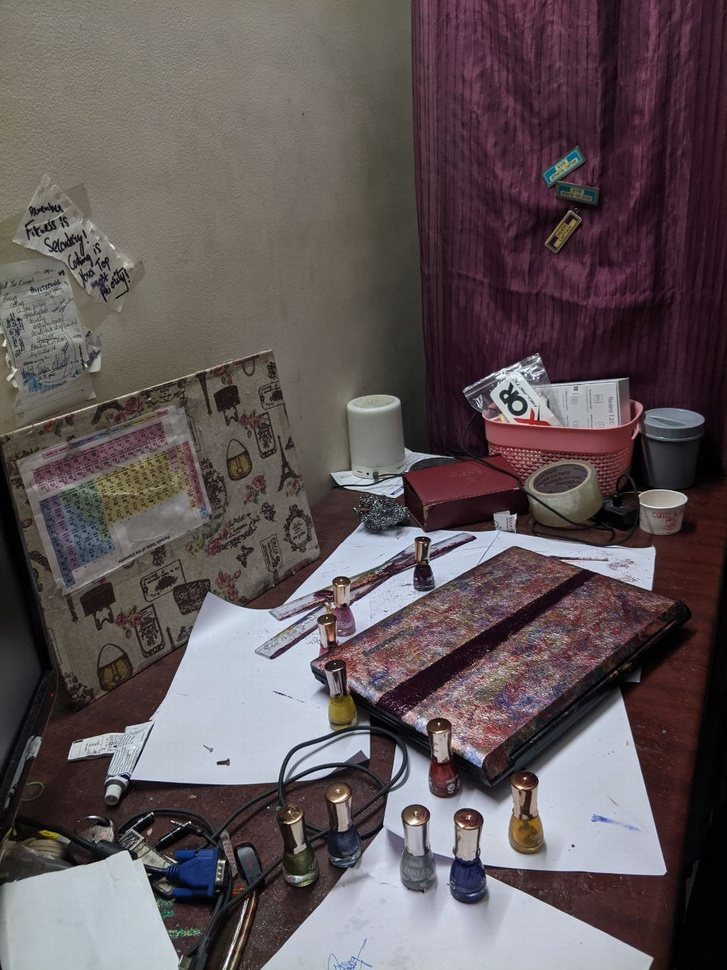
#> input picture PyStuff/TransferLearningStuff/DepthEstimation/Images/1.jpg, 727 x 970 px, shrunk from 960 x 1280 before the run, found by its file name
$ python ImgBinding.py
#> lines starting #> are read from the running program, lines starting #| are printed output that depends on the picture; pictures that were not available may be replaced by others from this repository, and a replacement may not be noted
import numpy as np
from PIL import Image
import matplotlib.pyplot as plt

img1 = Image.open("Images/1.jpg").convert("RGB")
#> img1 is the input picture: PIL image 727x970 RGB; mean R, G, B 96.4, 85.9, 88.2
img1_ar = np.array(img1)

img2 = Image.open("Images/2.jpg").convert("RGB")
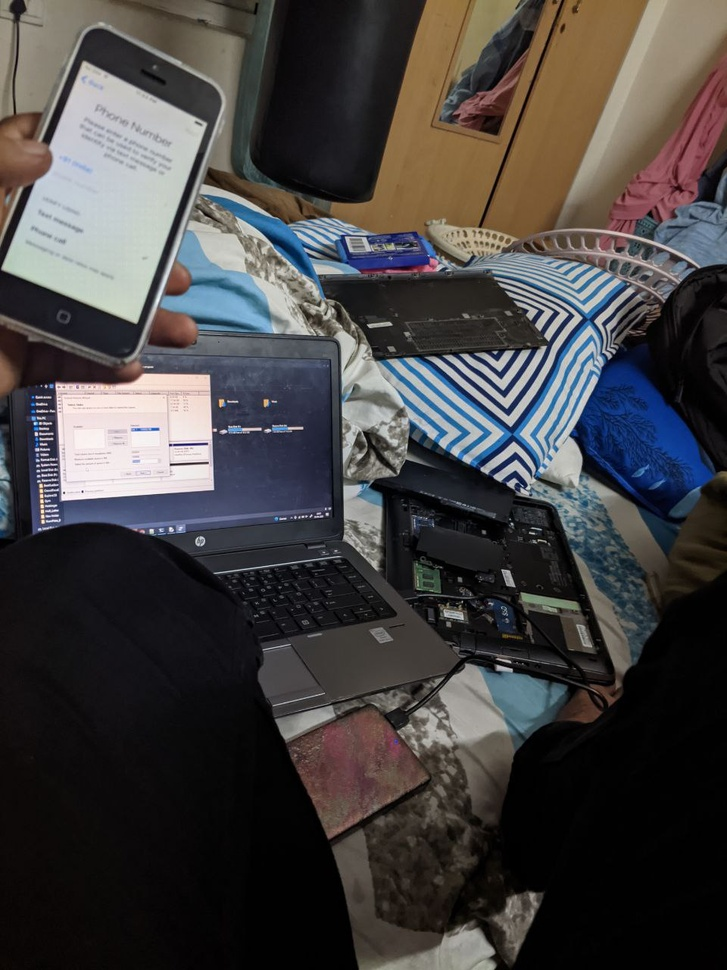
#> input picture PyStuff/TransferLearningStuff/DepthEstimation/Images/2.jpg, 727 x 970 px, shrunk from 960 x 1280 before the run, found by its file name
#> img2 is the input picture: PIL image 727x970 RGB; mean R, G, B 68.2, 65.8, 65.9
img2_ar = np.array(img2)

img3 = Image.open("Images/3.jpg").convert("RGB")
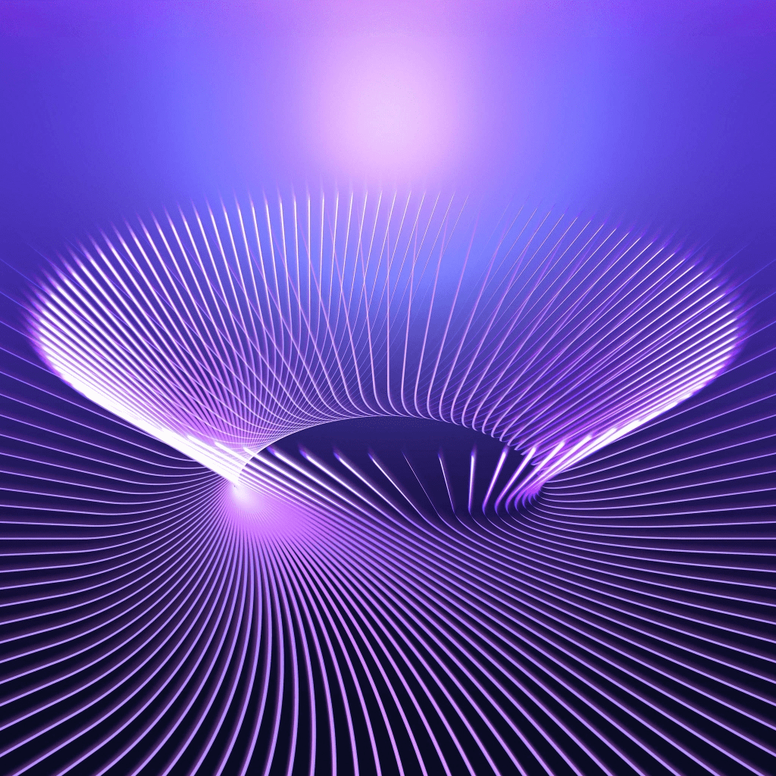
#> input picture PyStuff/Stegnography/OldStuff/ASCIIout/Img_Stuff/3.png, 776 x 776 px, shrunk from 1024 x 1024 before the run, given in place of 3.jpg, which was not available
#> img3 is the input picture: PIL image 776x776 RGB; mean R, G, B 103, 77.5, 173.4
img3_ar = np.array(img3)

img4 = Image.open("Images/4.jpg").convert("RGB")
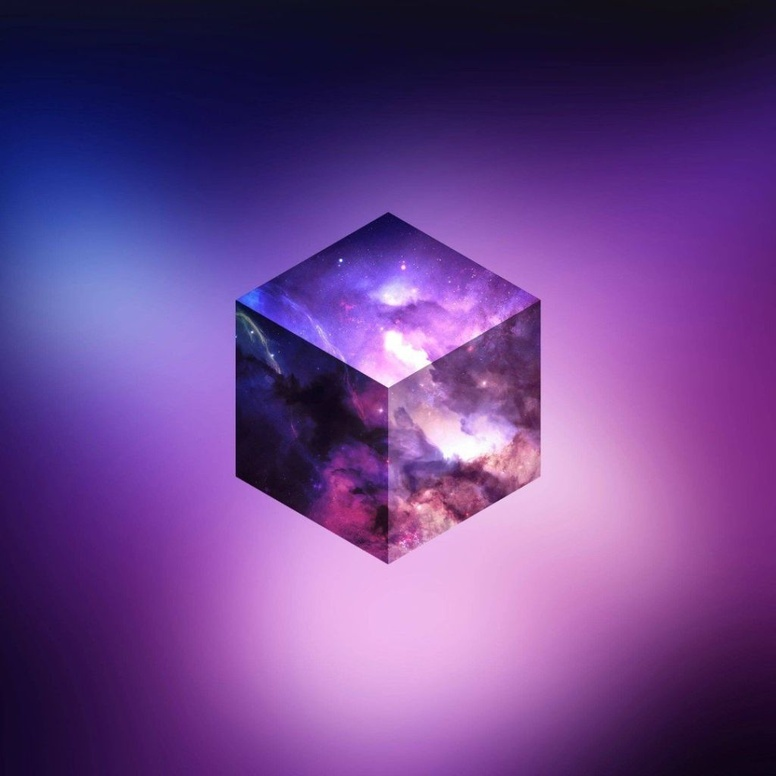
#> input picture PyStuff/Stegnography/OldStuff/ImgPatching/BindImg/4.jpg, 776 x 776 px, shrunk from 1024 x 1024 before the run, found by its file name
#> img4 is the input picture: PIL image 776x776 RGB; mean R, G, B 108.3, 67.5, 139.4
img4_ar = np.array(img4)

img5 = Image.open("Images/5.jpg").convert("RGB")
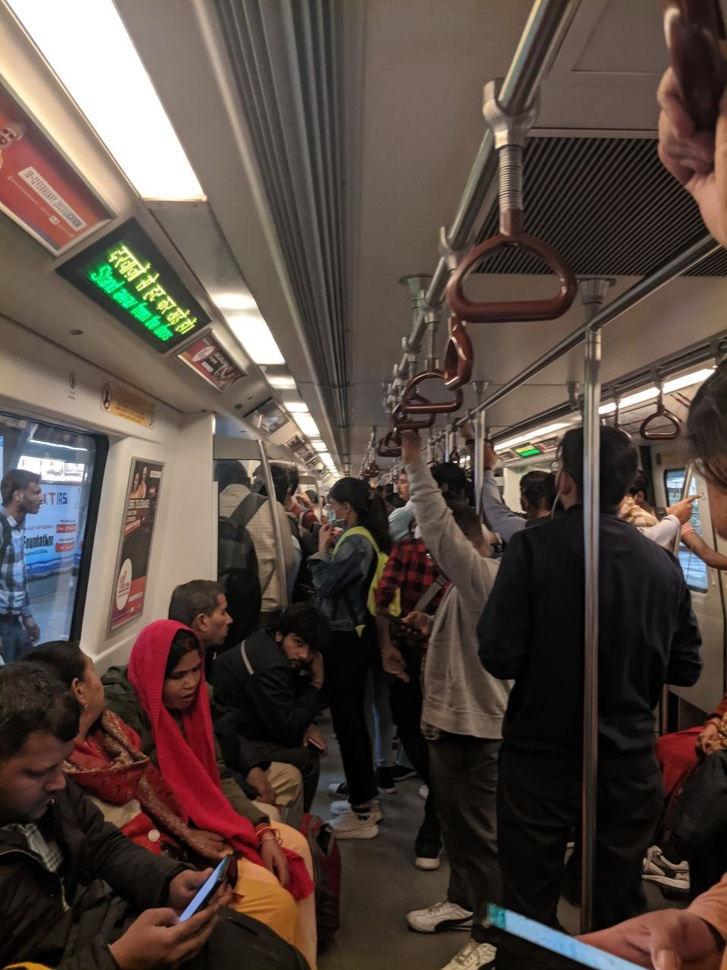
#> input picture PyStuff/TransferLearningStuff/DepthEstimation/Images/5.jpg, 727 x 970 px, shrunk from 960 x 1280 before the run, found by its file name
#> img5 is the input picture: PIL image 727x970 RGB; mean R, G, B 85.2, 71.9, 64.7
img5_ar = np.array(img5)

img6 = Image.open("Images/6.jpg").convert("RGB")
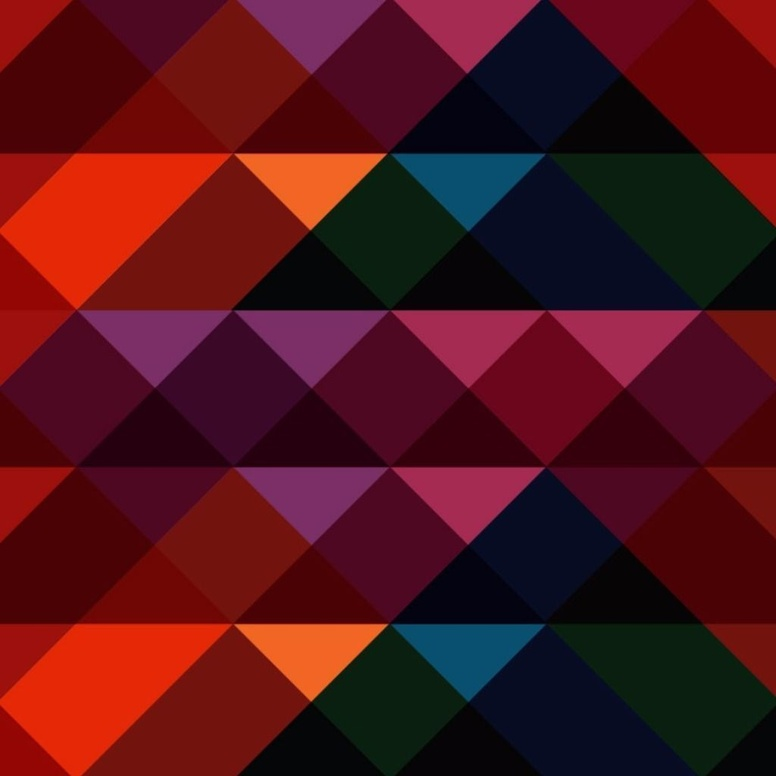
#> input picture PyStuff/Stegnography/OldStuff/ImgPatching/BindImg/6.jpg, 776 x 776 px, shrunk from 1024 x 1024 before the run, found by its file name
#> img6 is the input picture: PIL image 776x776 RGB; mean R, G, B 81.2, 18.9, 25.9
img6_ar = np.array(img6)

#> (the run stopped early here; a loop or call above may not have finished)
